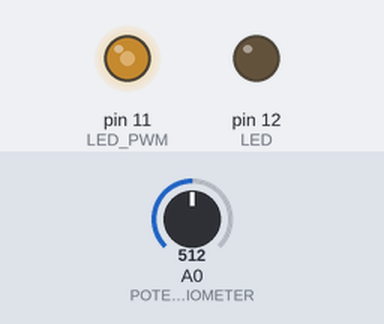
The sketch below on a simulated Arduino Uno, built with avr-gcc and run on an emulated ATmega328P. Shown: output pins drawn as LEDs (lit = HIGH). Inputs (shaded band) come from the test bench; at power-on: A0 (POTENTIOMETER) = 512.

Above: at 1.2 s.
1.3 s: A0 (POTENTIOMETER) set to 716
At 2.5 s:
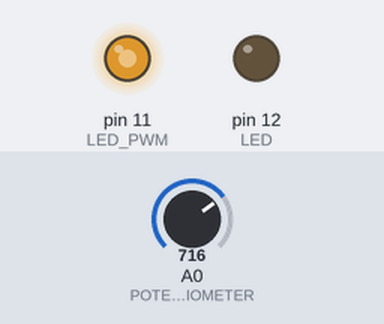
2.8 s: A0 (POTENTIOMETER) set to 900
At 3.7 s:
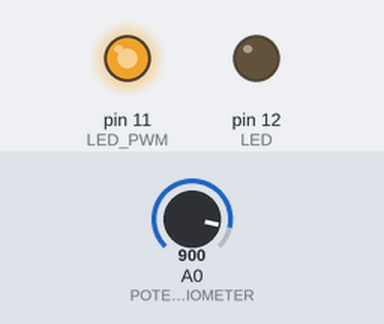
4.3 s: A0 (POTENTIOMETER) set to 122
At 4.8 s:
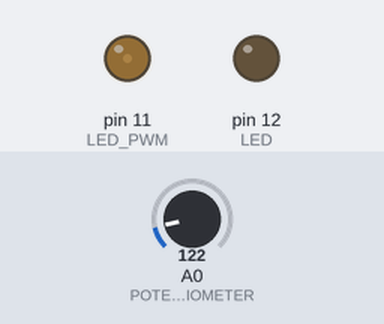
5.8 s: A0 (POTENTIOMETER) set to 0
At 7.0 s:
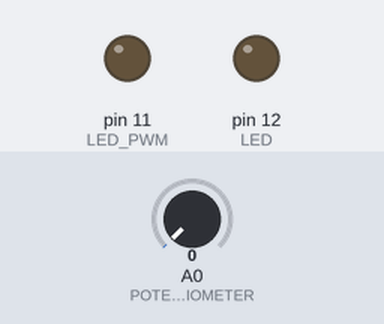
7.3 s: A0 (POTENTIOMETER) set to 511
At 8.3 s:
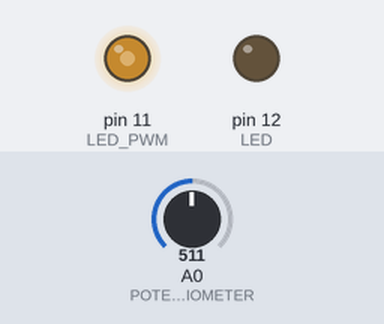
Timing chart, 0 to 9.8 s (numbered marks = the images above; inputs shaded):
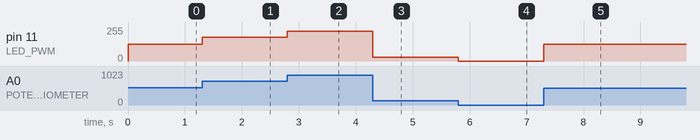

The sketch:

dimmer.ino
```cpp
#define POTENTIOMETER A0
#define LED 12
#define LED_PWM 11
#define PERIOD 1023

int timeON, timeOFF;
int reading = 0;
int pwm = 0;

void setup() {
  Serial.begin(9600);
  pinMode(POTENTIOMETER, INPUT);
  pinMode(LED, OUTPUT);
  pinMode(LED_PWM, OUTPUT);
}

void loop() {
  // LED no pino 12
//  withoutPWM();

  // LED no pino 11
  withPWM();
}

void withoutPWM() {
  timeON = analogRead(POTENTIOMETER); // le o valor de tensao do potenciometro
  timeOFF = PERIOD - timeON; // atribui a variavel timeOFF, quanto tempo o LED devera permanecer desligado
  digitalWrite(LED, HIGH); // aciona o LED
  delayMicroseconds(timeON); // aguarda o valor lido no pino do potenciometro em milissegundos
  digitalWrite(LED, LOW); // apaga o LED
  delayMicroseconds(timeOFF); // aguarda o valor lido no pino do potenciometro em milissegundos

  Serial.print(timeON);
  Serial.print("\t");
  Serial.println(timeOFF);
}

void withPWM() {
  reading = analogRead(POTENTIOMETER);
  // converte o valor do potenciometro de 0 a 1023 em um valor de 0 a 255
  // Variável_Recebedora = map(Valor_Lido, Mínimo_Potenciômetro, Máximo_Potenciômetro, Novo_Mínimo, Novo_Máximo)
  pwm = map(reading, 0 , 1023, 0, 255);
  // atualiza a razao ciclica do pino 11 variando a intensidade do LED
  analogWrite(LED_PWM, pwm);
}
```

Measured:
- after the input at 1.3 s, pin 11 (LED_PWM): 127/255 → 178/255 at once
- after the input at 2.8 s, pin 11 (LED_PWM): 178/255 → 224/255 at once
- after the input at 4.3 s, pin 11 (LED_PWM): 224/255 → 30/255 at once
- after the input at 5.8 s, pin 11 (LED_PWM): 30/255 → 0/255 at once
- after the input at 7.3 s, pin 11 (LED_PWM): 0/255 → 127/255 at once
